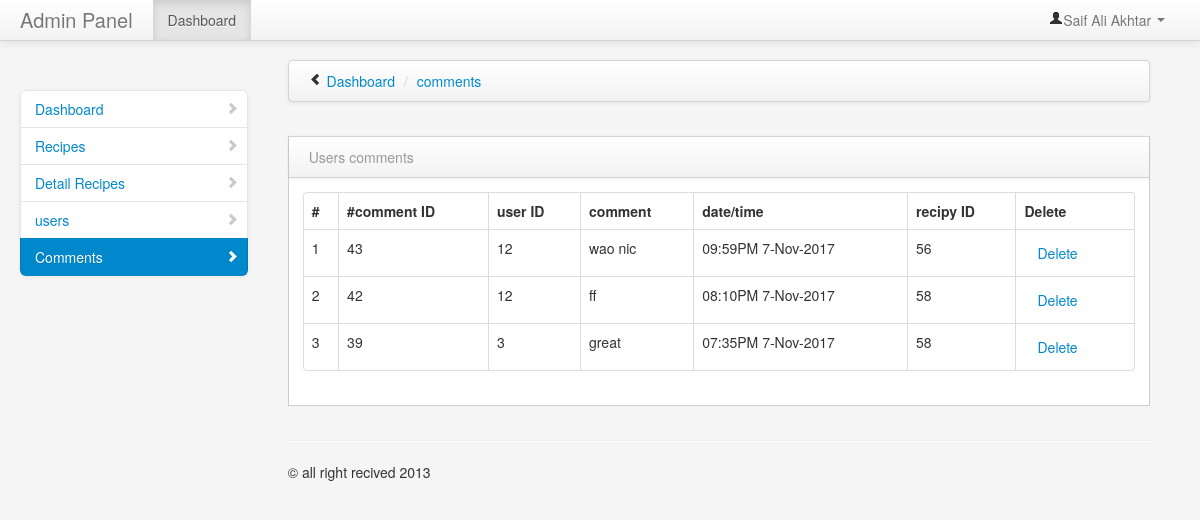
The app's page /admin/comment.php with its own data.
### tables this page shows
CREATE TABLE IF NOT EXISTS `commentbar` (
  `id` bigint(255) NOT NULL AUTO_INCREMENT,
  `user_id` int(222) NOT NULL,
  `text` text NOT NULL,
  `date_time` varchar(222) NOT NULL,
  `recipy_id` int(222) NOT NULL,
  PRIMARY KEY (`id`)
);

### admin/comment.php (the view, shortened to what this page needs)
<?php
include("../connection/connect.php");
?>
<!DOCTYPE html>
<html class="no-js">
    <head>
        <link href="bootstrap/css/bootstrap.min.css" rel="stylesheet" media="screen">
        <link href="bootstrap/css/bootstrap-responsive.min.css" rel="stylesheet" media="screen">
        <link href="vendors/easypiechart/jquery.easy-pie-chart.css" rel="stylesheet" media="screen">
        <link href="assets/styles.css" rel="stylesheet" media="screen">
		 <link href="bootstrap/css/bootstrap.min.css" rel="stylesheet" media="screen">
        <link href="bootstrap/css/bootstrap-responsive.min.css" rel="stylesheet" media="screen">
        <link href="assets/styles.css" rel="stylesheet" media="screen">
    </head>
    <body>
        <div class="navbar navbar-fixed-top">
            <div class="navbar-inner">
                <div class="container-fluid">
                    <a class="brand" href="#">Admin Panel</a>
                    <div class="nav-collapse collapse">
                        <ul class="nav pull-right">
                            <li class="dropdown">
                                <a href="#" role="button" class="dropdown-toggle" data-toggle="dropdown"> <i class="icon-user"></i>Saif Ali Akhtar <i class="caret"></i>
                                </a>
                            </li>
                        </ul>
                        <ul class="nav">
                            <li class="active">
                                <a href="#">Dashboard</a>
                            </li>
                        </ul>
                    </div>
                </div>
            </div>
        </div>
        <div class="container-fluid">
            <div class="row-fluid">
                <div class="span3" id="sidebar">
                    <ul class="nav nav-list bs-docs-sidenav nav-collapse collapse">
                        <li >
                            <a href="dashboard.php"><i class="icon-chevron-right"></i> Dashboard</a>
                        </li>
                        <li>
                            <a href="recipes.php"><i class="icon-chevron-right"></i> Recipes</a>
                        </li>
                         <li>
                            <a href="detail.php"><i class="icon-chevron-right"></i>Detail Recipes</a>
                        </li>
						 <li>
                            <a href="users.php"><i class="icon-chevron-right"></i>users</a>
                        </li>
						<li class="active">
                            <a href="comment.php"><i class="icon-chevron-right"></i>Comments</a>
                        </li>
                    </ul>
                </div>
                <div class="span9" id="content">
                    <div class="row-fluid">
                        	<div class="navbar">
                            	<div class="navbar-inner">
	                                <ul class="breadcrumb">
	                                    <i class="icon-chevron-left hide-sidebar"><a href='#' title="Hide Sidebar" rel='tooltip'>&nbsp;</a></i>
	                                    <li>
	                                        <a href="#">Dashboard</a> <span class="divider">/</span>
	                                    </li>
	                                    <li class="active">
	                                        <a href="#">comments</a>
	                                    </li>
	                                </ul>
                            	</div>
                        	</div>
                    	</div>
                    <div class="row-fluid">
					     <div class="row-fluid">
                        <div class="block">
                            <div class="navbar navbar-inner block-header">
                                <div class="muted pull-left">Users comments</div>
                            </div>
                            <div class="block-content collapse in">
                                <div class="span12">
  									<table class="table table-bordered">
						            <thead>
                        <tr>
						  <th>#</th>
                          <th>#comment ID</th>
                          <th>user ID</th>
                          <th>comment</th>
						  <th>date/time</th>
                          <th>recipy ID</th>
						   <th>Delete</th>
                        </tr>
                      </thead>
						              <tbody>
	<?php
						$akl = "DELETE FROM commentbar WHERE id='$_GET[del]' order by id desc";
						mysqli_query($db,$akl);
					   $i=0;
						$sql = "SELECT * FROM commentbar order by id desc";
						$result = mysqli_query($db, $sql);
						while($row = mysqli_fetch_array($result))
							{
	                                $i++;
									$id =$row['id'];
									$user_id =$row['user_id'];
									$text =$row['text'];
										$date_time =$row['date_time'];
										$recipy_id =$row['recipy_id'];
                           echo '<tr>
									<td>'.$i.'</td>
									<td>'.$id.'</td>
									<td>'.$user_id.'</td>
									<td>'.$text.'</td>
										<td>'.$date_time.'</td>
										<td>'.$recipy_id.'</td>
									<td><a href=comment.php?del='.$id.' class="btn btn-link">Delete</a></td>
								</tr>';
							}
					?>
						              </tbody>
						            </table>
                                </div>
                            </div>
                        </div>
                    </div>
            </div>
            <hr>
            <footer>
                <p>&copy; all right recived 2013</p>
            </footer>
        </div>
        <link href="vendors/datepicker.css" rel="stylesheet" media="screen">
        <link href="vendors/uniform.default.css" rel="stylesheet" media="screen">
        <link href="vendors/chosen.min.css" rel="stylesheet" media="screen">
        <link href="vendors/wysiwyg/bootstrap-wysihtml5.css" rel="stylesheet" media="screen">
    </body>
</html>

### admin/assets/styles.css (style rules this page uses)
body { padding-top: 0; padding-bottom: 40px; background-color: #f5f5f5; }
@media (min-width: 979px) { body { padding-top: 60px; } }
#content { margin-left:0px; }
.hide-sidebar, .show-sidebar { cursor: pointer; }
.breadcrumb { margin: 0 0 0px; padding: 10px 0px; background-color: transparent; }
.block { border: 1px solid #ccc; background: white; margin: 1em 0em; border-top: none; }
.block-content { margin: 1em; min-height: .25em; }
.block-header { margin-bottom: 0px; border-right: none; border-left: none; -webkit-border-radius: 0px; -moz-border-radius: 0px; border-radius: 0px; }
.block-header div { padding-top: 10px; }
.bs-docs-sidenav { max-width: 228px; margin: 30px 0 0; padding: 0; background-color: #fff; -webkit-border-radius: 6px; -moz-border-radius: 6px; border-radius: 6px; -webkit-box-shadow: 0 1px 4px rgba(0,0,0,.065); -moz-box-shadow: 0 1px 4px rgba(0,0,0,.065); box-shadow: 0 1px 4px rgba(0,0,0,.065); }
.bs-docs-sidenav > li > a { display: block; width: 190px \9; margin: 0 0 -1px; padding: 8px 14px; border: 1px solid #e5e5e5; }
.bs-docs-sidenav > li:first-child > a { -webkit-border-radius: 6px 6px 0 0; -moz-border-radius: 6px 6px 0 0; border-radius: 6px 6px 0 0; }
.bs-docs-sidenav > li:last-child > a { -webkit-border-radius: 0 0 6px 6px; -moz-border-radius: 0 0 6px 6px; border-radius: 0 0 6px 6px; }
.bs-docs-sidenav > .active > a { position: relative; z-index: 2; padding: 9px 15px; border: 0; text-shadow: 0 1px 0 rgba(0,0,0,.15); -webkit-box-shadow: inset 1px 0 0 rgba(0,0,0,.1), inset -1px 0 0 rgba(0,0,0,.1); -moz-box-shadow: inset 1px 0 0 rgba(0,0,0,.1), inset -1px 0 0 rgba(0,0,0,.1); box-shadow: inset 1px 0 0 rgba(0,0,0,.1), inset -1px 0 0 rgba(0,0,0,.1); }
.bs-docs-sidenav .icon-chevron-right { float: right; margin-top: 2px; margin-right: -6px; opacity: .25; }
.bs-docs-sidenav .active .icon-chevron-right, .bs-docs-sidenav .active a:hover .icon-chevron-right { opacity: 1; }

### records on screen
commentbar: id "43", user "12", text "wao nic", date_time "09:59PM 7-Nov-2017", recipy "56"
commentbar: id "42", user "12", text "ff", date_time "08:10PM 7-Nov-2017", recipy "58"
commentbar: id "39", user "3", text "great", date_time "07:35PM 7-Nov-2017", recipy "58"
